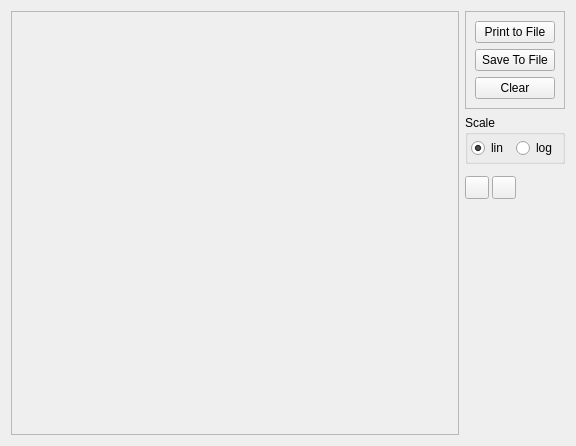
<?xml version="1.0" encoding="UTF-8"?>
<ui version="4.0">
 <class>Histo1DWidget</class>
 <widget class="QWidget" name="Histo1DWidget">
  <property name="geometry">
   <rect>
    <x>0</x>
    <y>0</y>
    <width>576</width>
    <height>446</height>
   </rect>
  </property>
  <layout class="QGridLayout" name="gridLayout" columnstretch="1,0">
   <item row="0" column="0">
    <widget class="QwtPlot" name="plot">
     <property name="sizePolicy">
      <sizepolicy hsizetype="Expanding" vsizetype="Expanding">
       <horstretch>0</horstretch>
       <verstretch>0</verstretch>
      </sizepolicy>
     </property>
     <property name="frameShape">
      <enum>QFrame::StyledPanel</enum>
     </property>
     <property name="frameShadow">
      <enum>QFrame::Raised</enum>
     </property>
    </widget>
   </item>
   <item row="0" column="1">
    <layout class="QVBoxLayout" name="controlsLayout">
     <item>
      <widget class="QFrame" name="frame">
       <property name="sizePolicy">
        <sizepolicy hsizetype="Minimum" vsizetype="Preferred">
         <horstretch>0</horstretch>
         <verstretch>0</verstretch>
        </sizepolicy>
       </property>
       <property name="frameShape">
        <enum>QFrame::StyledPanel</enum>
       </property>
       <layout class="QGridLayout" name="gridLayout_2">
        <item row="0" column="0">
         <widget class="QPushButton" name="pb_export">
          <property name="text">
           <string>Print to File</string>
          </property>
         </widget>
        </item>
        <item row="2" column="0">
         <widget class="QPushButton" name="pb_clear">
          <property name="text">
           <string>Clear</string>
          </property>
         </widget>
        </item>
        <item row="1" column="0">
         <widget class="QPushButton" name="pb_save">
          <property name="text">
           <string>Save To File</string>
          </property>
         </widget>
        </item>
       </layout>
      </widget>
     </item>
     <item>
      <widget class="QGroupBox" name="groupBox">
       <property name="title">
        <string>Scale</string>
       </property>
       <layout class="QHBoxLayout" name="horizontalLayout">
        <property name="spacing">
         <number>1</number>
        </property>
        <property name="leftMargin">
         <number>3</number>
        </property>
        <property name="topMargin">
         <number>3</number>
        </property>
        <property name="rightMargin">
         <number>3</number>
        </property>
        <property name="bottomMargin">
         <number>3</number>
        </property>
        <item>
         <widget class="QRadioButton" name="scaleLin">
          <property name="text">
           <string>lin</string>
          </property>
          <property name="checked">
           <bool>true</bool>
          </property>
          <attribute name="buttonGroup">
           <string notr="true">linLogGroup</string>
          </attribute>
         </widget>
        </item>
        <item>
         <widget class="QRadioButton" name="scaleLog">
          <property name="text">
           <string>log</string>
          </property>
          <attribute name="buttonGroup">
           <string notr="true">linLogGroup</string>
          </attribute>
         </widget>
        </item>
       </layout>
      </widget>
     </item>
     <item>
      <widget class="QFrame" name="frame_calib"/>
     </item>
     <item>
      <widget class="QFrame" name="buttonFrame">
       <layout class="QHBoxLayout" name="horizontalLayout_2">
        <property name="spacing">
         <number>3</number>
        </property>
        <property name="leftMargin">
         <number>0</number>
        </property>
        <property name="topMargin">
         <number>0</number>
        </property>
        <property name="rightMargin">
         <number>0</number>
        </property>
        <property name="bottomMargin">
         <number>0</number>
        </property>
        <item>
         <widget class="QToolButton" name="tb_info">
          <property name="toolTip">
           <string>Histogram Info</string>
          </property>
          <property name="icon">
           <iconset resource="resources.qrc">
            <normaloff>:/info.png</normaloff>:/info.png</iconset>
          </property>
         </widget>
        </item>
        <item>
         <widget class="QToolButton" name="tb_subRange">
          <property name="icon">
           <iconset resource="resources.qrc">
            <normaloff>:/zoom_in.png</normaloff>:/zoom_in.png</iconset>
          </property>
         </widget>
        </item>
        <item>
         <spacer name="horizontalSpacer">
          <property name="orientation">
           <enum>Qt::Horizontal</enum>
          </property>
          <property name="sizeHint" stdset="0">
           <size>
            <width>40</width>
            <height>20</height>
           </size>
          </property>
         </spacer>
        </item>
       </layout>
      </widget>
     </item>
     <item>
      <spacer name="verticalSpacer">
       <property name="orientation">
        <enum>Qt::Vertical</enum>
       </property>
       <property name="sizeHint" stdset="0">
        <size>
         <width>20</width>
         <height>40</height>
        </size>
       </property>
      </spacer>
     </item>
     <item>
      <widget class="QLabel" name="label_histoInfo">
       <property name="text">
        <string/>
       </property>
      </widget>
     </item>
     <item>
      <widget class="QLabel" name="label_cursorInfo">
       <property name="text">
        <string/>
       </property>
      </widget>
     </item>
    </layout>
   </item>
  </layout>
 </widget>
 <customwidgets>
  <customwidget>
   <class>QwtPlot</class>
   <extends>QFrame</extends>
   <header>qwt_plot.h</header>
   <container>1</container>
  </customwidget>
 </customwidgets>
 <resources>
  <include location="resources.qrc"/>
 </resources>
 <connections/>
 <buttongroups>
  <buttongroup name="linLogGroup"/>
 </buttongroups>
</ui>
